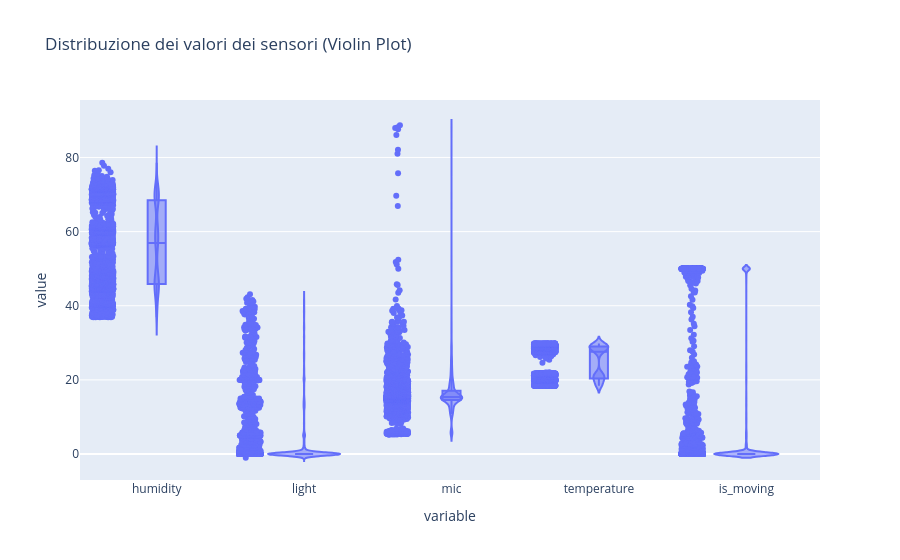
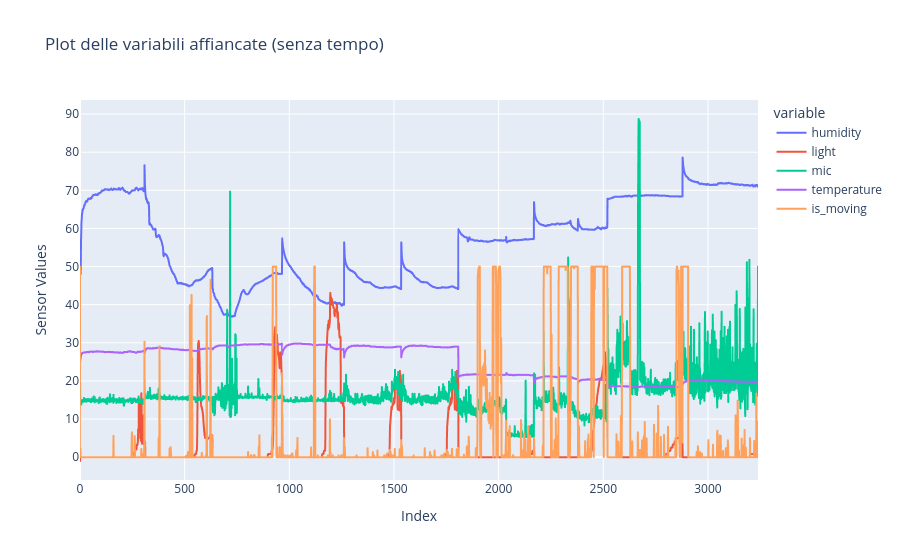

Notebook code cell kept with these figures, in order:
### Code cell
fig = px.violin(df_all, y=cols_to_numeric, box=True, points="all",
                title="Distribuzione dei valori dei sensori (Violin Plot)")
fig.show()

fig = px.line(df_all, y=cols_to_numeric, title="Plot delle variabili affiancate (senza tempo)")
fig.update_layout(xaxis_title="Index", yaxis_title="Sensor Values")
fig.show()

### Figure 1 — Plotly figure (JSON) as saved in the notebook; plotly's stock layout.template omitted (floating-point values rounded to 4 significant figures; data arrays with more than 128 entries replaced by an {"elided": "..."} marker saying what was removed)
{"data": [{"alignmentgroup": "True", "box": {"visible": true}, "hovertemplate": "variable=%{x}<br>value=%{y}<extra></extra>", "legendgroup": "", "marker": {"color": "#636efa"}, "name": "", "offsetgroup": "", "orientation": "v", "points": "all", "scalegroup": "True", "showlegend": false, "type": "violin", "x": {"elided": "16200 str values"}, "x0": " ", "xaxis": "x", "y": {"elided": "16200 float values"}, "y0": " ", "yaxis": "y"}], "layout": {"legend": {"tracegroupgap": 0}, "title": {"text": "Distribuzione dei valori dei sensori (Violin Plot)"}, "violinmode": "group", "xaxis": {"anchor": "y", "domain": [0, 1], "title": {"text": "variable"}}, "yaxis": {"anchor": "x", "domain": [0, 1], "title": {"text": "value"}}}}

### Figure 2 — Plotly figure (JSON) as saved in the notebook; plotly's stock layout.template omitted (floating-point values rounded to 4 significant figures; data arrays with more than 128 entries replaced by an {"elided": "..."} marker saying what was removed)
{"data": [{"hovertemplate": "variable=humidity<br>index=%{x}<br>value=%{y}<extra></extra>", "legendgroup": "humidity", "line": {"color": "#636efa", "dash": "solid"}, "marker": {"symbol": "circle"}, "mode": "lines", "name": "humidity", "showlegend": true, "type": "scattergl", "x": {"elided": "3240 int values"}, "xaxis": "x", "y": {"elided": "3240 float values"}, "yaxis": "y"}, {"hovertemplate": "variable=light<br>index=%{x}<br>value=%{y}<extra></extra>", "legendgroup": "light", "line": {"color": "#EF553B", "dash": "solid"}, "marker": {"symbol": "circle"}, "mode": "lines", "name": "light", "showlegend": true, "type": "scattergl", "x": {"elided": "3240 int values"}, "xaxis": "x", "y": {"elided": "3240 float values"}, "yaxis": "y"}, {"hovertemplate": "variable=mic<br>index=%{x}<br>value=%{y}<extra></extra>", "legendgroup": "mic", "line": {"color": "#00cc96", "dash": "solid"}, "marker": {"symbol": "circle"}, "mode": "lines", "name": "mic", "showlegend": true, "type": "scattergl", "x": {"elided": "3240 int values"}, "xaxis": "x", "y": {"elided": "3240 float values"}, "yaxis": "y"}, {"hovertemplate": "variable=temperature<br>index=%{x}<br>value=%{y}<extra></extra>", "legendgroup": "temperature", "line": {"color": "#ab63fa", "dash": "solid"}, "marker": {"symbol": "circle"}, "mode": "lines", "name": "temperature", "showlegend": true, "type": "scattergl", "x": {"elided": "3240 int values"}, "xaxis": "x", "y": {"elided": "3240 float values"}, "yaxis": "y"}, {"hovertemplate": "variable=is_moving<br>index=%{x}<br>value=%{y}<extra></extra>", "legendgroup": "is_moving", "line": {"color": "#FFA15A", "dash": "solid"}, "marker": {"symbol": "circle"}, "mode": "lines", "name": "is_moving", "showlegend": true, "type": "scattergl", "x": {"elided": "3240 int values"}, "xaxis": "x", "y": {"elided": "3240 float values"}, "yaxis": "y"}], "layout": {"legend": {"title": {"text": "variable"}, "tracegroupgap": 0}, "title": {"text": "Plot delle variabili affiancate (senza tempo)"}, "xaxis": {"anchor": "y", "domain": [0, 1], "title": {"text": "Index"}}, "yaxis": {"anchor": "x", "domain": [0, 1], "title": {"text": "Sensor Values"}}}}
